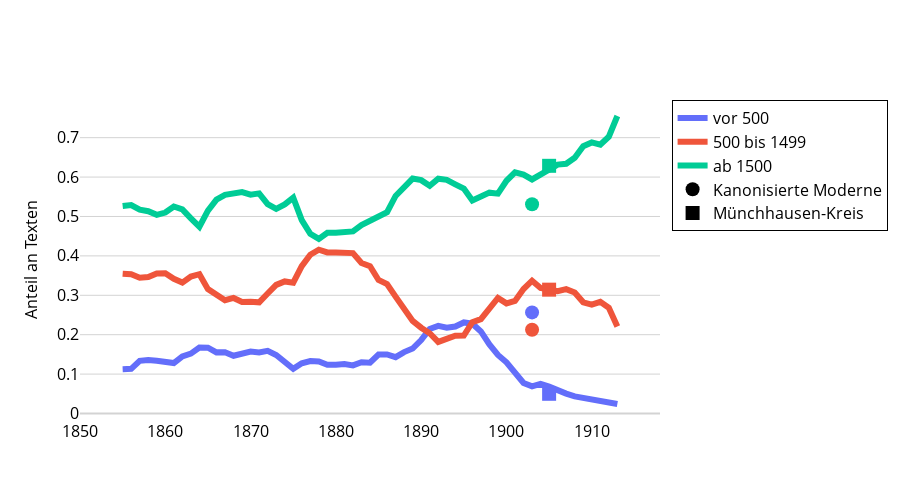

Notebook source saved alongside this figure:
### Code cell
meta_plot = ts[[
    'antike_share_smoothed', 
    'mittelalter_share_smoothed', 
    'neuzeit_share_smoothed',
]]
meta_plot.columns = [
    'vor 500', 
    '500 bis 1499', 
    'ab 1500',
]
save_ts_data(meta_plot, prefix='06_06_Behandelte_Epochen_')

fig = create_ts_plot(
    data = meta_plot, 
    columns = meta_plot.columns, 
    y_axis_title = 'Anteil an Texten',
    add_corporas = sub_df, add_corpora_names = sub_names,
    add_corpora_categories = ['antike', 'mittelalter', 'neuzeit']
)
fig = update_fig_for_publication(fig)
fig.write_image(f"plots/6.6 Behandelte Epochen im Zeitverlauf.pdf")
fig.show()

### Figure 1 — Plotly figure (JSON) as saved in the notebook; plotly's stock layout.template omitted (floating-point values rounded to 4 significant figures)
{"data": [{"line": {"color": "#636EFA", "width": 6}, "mode": "lines", "name": "vor 500", "type": "scatter", "x": [1850, 1851, 1852, 1853, 1854, 1855, 1856, 1857, 1858, 1859, 1860, 1861, 1862, 1863, 1864, 1865, 1866, 1867, 1868, 1869, 1870, 1871, 1872, 1873, 1874, 1875, 1876, 1877, 1878, 1879, 1880, 1881, 1882, 1883, 1884, 1885, 1886, 1887, 1888, 1889, 1890, 1891, 1892, 1893, 1894, 1895, 1896, 1897, 1898, 1899, 1900, 1901, 1902, 1903, 1904, 1905, 1906, 1907, 1908, 1909, 1910, 1911, 1912, 1913, 1914, 1915, 1916, 1917, 1918], "y": [null, null, null, null, null, 0.1125, 0.1133, 0.1337, 0.1358, 0.1339, 0.1291, 0.128, 0.145, 0.152, 0.1673, 0.167, 0.1552, 0.1555, 0.1466, 0.1529, 0.1574, 0.155, 0.1592, 0.1485, 0.1286, 0.1135, 0.1275, 0.1333, 0.1321, 0.1237, 0.1237, 0.1254, 0.1222, 0.1302, 0.129, 0.1496, 0.1497, 0.1429, 0.1558, 0.1648, 0.1862, 0.2146, 0.2224, 0.2177, 0.2208, 0.2311, 0.2279, 0.2083, 0.1753, 0.1487, 0.1298, 0.1024, 0.07757, 0.06896, 0.07531, 0.06815, 0.05779, 0.05054, 0.04359, 0.03955, 0.03561, 0.03459, 0.02914, 0.02412, null, null, null, null, null]}, {"line": {"color": "#EF553B", "width": 6}, "mode": "lines", "name": "500 bis 1499", "type": "scatter", "x": [1850, 1851, 1852, 1853, 1854, 1855, 1856, 1857, 1858, 1859, 1860, 1861, 1862, 1863, 1864, 1865, 1866, 1867, 1868, 1869, 1870, 1871, 1872, 1873, 1874, 1875, 1876, 1877, 1878, 1879, 1880, 1881, 1882, 1883, 1884, 1885, 1886, 1887, 1888, 1889, 1890, 1891, 1892, 1893, 1894, 1895, 1896, 1897, 1898, 1899, 1900, 1901, 1902, 1903, 1904, 1905, 1906, 1907, 1908, 1909, 1910, 1911, 1912, 1913, 1914, 1915, 1916, 1917, 1918], "y": [null, null, null, null, null, 0.3548, 0.3532, 0.3444, 0.3462, 0.3555, 0.3558, 0.3418, 0.3323, 0.3477, 0.3536, 0.3157, 0.2997, 0.2875, 0.2932, 0.2833, 0.2835, 0.2822, 0.3046, 0.3264, 0.3351, 0.3321, 0.3739, 0.4031, 0.4158, 0.4087, 0.4087, 0.406, 0.407, 0.3818, 0.3736, 0.3387, 0.3287, 0.2967, 0.2623, 0.2348, 0.2177, 0.2037, 0.1817, 0.1894, 0.1975, 0.1979, 0.2317, 0.2396, 0.2643, 0.2933, 0.2795, 0.2858, 0.316, 0.337, 0.3186, 0.3157, 0.3105, 0.3157, 0.3073, 0.2822, 0.2765, 0.2834, 0.2683, 0.2209, null, null, null, null, null]}, {"line": {"color": "#00CC96", "width": 6}, "mode": "lines", "name": "ab 1500", "type": "scatter", "x": [1850, 1851, 1852, 1853, 1854, 1855, 1856, 1857, 1858, 1859, 1860, 1861, 1862, 1863, 1864, 1865, 1866, 1867, 1868, 1869, 1870, 1871, 1872, 1873, 1874, 1875, 1876, 1877, 1878, 1879, 1880, 1881, 1882, 1883, 1884, 1885, 1886, 1887, 1888, 1889, 1890, 1891, 1892, 1893, 1894, 1895, 1896, 1897, 1898, 1899, 1900, 1901, 1902, 1903, 1904, 1905, 1906, 1907, 1908, 1909, 1910, 1911, 1912, 1913, 1914, 1915, 1916, 1917, 1918], "y": [null, null, null, null, null, 0.5267, 0.5292, 0.5175, 0.5134, 0.5041, 0.51, 0.5253, 0.5179, 0.4953, 0.474, 0.5146, 0.5428, 0.5549, 0.5582, 0.562, 0.5554, 0.5586, 0.5312, 0.5192, 0.5306, 0.5478, 0.4907, 0.456, 0.4431, 0.4586, 0.4585, 0.4606, 0.4622, 0.4784, 0.4881, 0.5007, 0.5109, 0.5521, 0.5744, 0.5962, 0.5922, 0.5779, 0.5958, 0.5929, 0.5817, 0.571, 0.5404, 0.5521, 0.5605, 0.558, 0.5907, 0.6118, 0.6064, 0.594, 0.6061, 0.6162, 0.6317, 0.6337, 0.6491, 0.6783, 0.6879, 0.6821, 0.7026, 0.755, null, null, null, null, null]}, {"marker": {"color": ["#636EFA", "#EF553B", "#00CC96", "#AB63FA", "#FFA15A", "#19D3F3"], "size": 14, "symbol": "circle"}, "mode": "markers", "name": "Kanonisierte Moderne", "showlegend": false, "type": "scatter", "x": [1903, 1903, 1903, 1903], "y": [0.2566, 0.2124, 0.531]}, {"marker": {"color": "black", "size": 14, "symbol": "circle"}, "mode": "markers", "name": "Kanonisierte Moderne", "type": "scatter", "x": [null], "y": [null]}, {"marker": {"color": ["#636EFA", "#EF553B", "#00CC96", "#AB63FA", "#FFA15A", "#19D3F3"], "size": 14, "symbol": "square"}, "mode": "markers", "name": "Münchhausen-Kreis", "showlegend": false, "type": "scatter", "x": [1905, 1905, 1905, 1905], "y": [0.05, 0.3143, 0.6286]}, {"marker": {"color": "black", "size": 14, "symbol": "square"}, "mode": "markers", "name": "Münchhausen-Kreis", "type": "scatter", "x": [null], "y": [null]}], "layout": {"font": {"color": "black"}, "height": 500, "legend": {"bordercolor": "black", "borderwidth": 1, "font": {"size": 16}, "traceorder": "normal"}, "paper_bgcolor": "white", "plot_bgcolor": "white", "width": 900, "xaxis": {"autorange": true, "color": "black", "gridcolor": "white", "range": [1850, 1918], "showgrid": false, "tickfont": {"size": 16}, "title": {"font": {"size": 16}}, "type": "linear"}, "yaxis": {"autorange": true, "color": "black", "gridcolor": "lightgray", "range": [-0.01648, 0.7956], "tickfont": {"size": 16}, "title": {"font": {"size": 16}, "text": "Anteil an Texten"}, "type": "linear", "zerolinecolor": "lightgray"}}}
